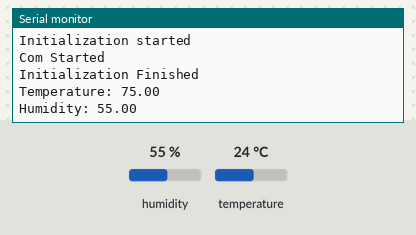
Simulated run of this sketch. Board: Arduino Uno, built with avr-gcc and run on an emulated ATmega328P. Shown: the last lines printed to the serial monitor. The inputs (shaded band) are chosen by the test bench; at power-on: humidity 55 %, temperature 24 °C. No radio packets arrive unless stated.

Above: at 2.2 s.
2.3 s: humidity set to 22 %
At 5.1 s:
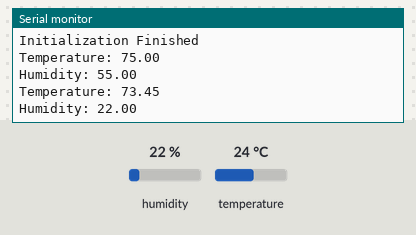
6.1 s: temperature set to 12 °C
At 8.3 s:
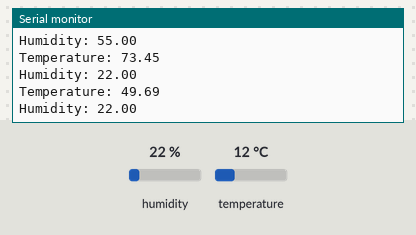
11.6 s: humidity set to 40 %
At 14.2 s:
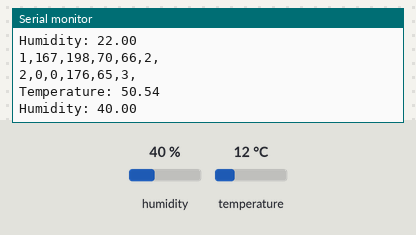
Timing chart, 0 to 15.7 s (numbered marks = the images above; inputs shaded):
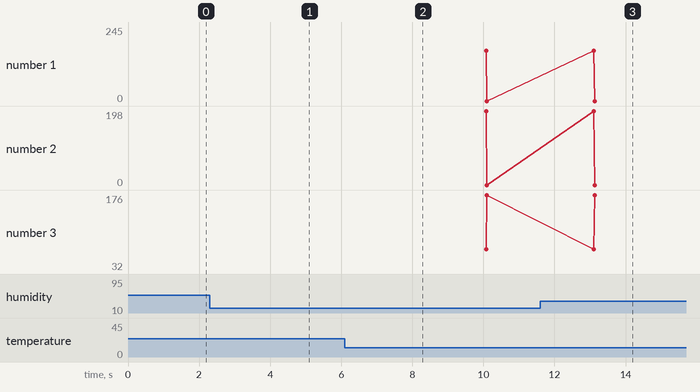

Measured:
- after the input at 2.3 s, the serial monitor: prints a new line after 1.8 s (image 1)
- after the input at 6.1 s, the serial monitor: prints a new line after 0.98 s (image 2)
- after the input at 11.6 s, the serial monitor: prints a new line after 1.5 s (image 3)
- plotted number 3: 176 → 32 after the input at 11.6 s

The sketch:

remote.ino
```cpp
#include "CommR.h"
#include <DHT.h>


#define DHT_PIN A5

DHT dht(DHT_PIN, DHT11);
float temperature;
float humidity;
float heatIndex;
int t_lastSent = 0;
float avg_heatIndex = 0;
commRemote com;

void setup() {
  Serial.begin(9600);
  Serial.println("Initialization started");
  com.begin();
  delay(1000);
  Serial.println("Initialization Finished");
}

void loop() {
  temperature = dht.readTemperature(true);
  humidity = dht.readHumidity();
  heatIndex = dht.computeHeatIndex(temperature, humidity);

  if (isnan(heatIndex))
  {
    Serial.print("No Temperature Readings");
  }
  else
  {
    Serial.print("Temperature: ");
    Serial.println(heatIndex);
    if (avg_heatIndex == 0)
    {
      avg_heatIndex = heatIndex;
    }
    avg_heatIndex = (avg_heatIndex + heatIndex) / 2;
//    com.sendTemperature(heatIndex);
  }

  if (isnan(humidity))
  {
    Serial.print("No Humidity Readings");
  }
  else
  {
    Serial.print("Humidity: ");
    Serial.println(humidity);
//    com.sendHumidity(humidity);
  }
  delay(3000);


  int t_now = millis();
  int t_diff = t_now - t_lastSent;
  // Send every 10 sec
  if (t_diff > 10000)
  {
    com.sendTemperature(heatIndex);
    com.sendHumidity(humidity);
  }
}
```

CommR.cpp
```cpp
#include "CommR.h"

commRemote::commRemote() : comm(RF_CE_PIN, RF_CS_PIN)
{
}

void commRemote::begin()
{
	pkt_id = 0;
	Serial.begin(9600);
	Serial.println("Com Started");
	comm.begin();
	// Set the PA Level low to prevent power supply related issues since this is a
	// getting_started sketch, and the likelihood of close proximity of the devices. RF24_PA_MAX is default.
	comm.setPALevel(RF24_PA_LOW);

	comm.openWritingPipe(ADDR_REMOTE);
	comm.openReadingPipe(1,ADDR_BASE);

	// Start the radio listening for data
	// startListening();}
}

bool commRemote::sendTemperature(float temp)
{
	sendFloat(temp,PKT_UPDATE_TEMPERATURE);
}

bool commRemote::sendHumidity(float humy)
{
	sendFloat(humy,PKT_UPDATE_HUMIDITY);
}

bool commRemote::sendFloat(float value, cmd_type cmd)
{
	stopListening();
	byte packet[PACKET_SIZE];
	packet[0] = (byte) cmd;
	byte *pValue = (byte*)&value;
	for(int i = 0; i < 4; i++)
	{
		packet[i + 1] = pValue[i];
	}
	packet[PACKET_SIZE - 1] = pkt_id++;

	for (int i = 0; i < PACKET_SIZE; i++)
	{
		Serial.print(packet[i]);
		Serial.print(",");
	}
	Serial.println();

	comm.write(packet,PACKET_SIZE);
	startListening();
}

void commRemote::startListening()
{
	if (!isListening)
	{
		comm.startListening();
		isListening = true;
	}
}

void commRemote::stopListening()
{
	if (isListening)
	{
		comm.stopListening();
		isListening = false;
	}
}


// void commRemote::readSerial()
// {

// }
```

CommR.h
```cpp
/*
Written by: Prosper Van
Description: This library is meant to encapsulate the need to call the RF24 api
directly for the Remote-Temperature-Sensing Plugin-Thermostat
*/

#ifndef COM_REMOTE_H_
#define COM_REMOTE_H_

// #include <Arduino.h>
// #include <SPI.h>
#include "RF24.h"
#include "packet.h"

#ifndef byte
typedef unsigned char byte;
#endif

#define RF_CE_PIN 9
#define RF_CS_PIN 10

class commRemote
{
public:
	commRemote();
	void begin();
// 	// readSerial();
	bool sendTemperature(float temp);
	bool sendHumidity(float humy);
	void startListening();
	void stopListening();


private:
	bool sendFloat(float value, cmd_type cmd);
	bool isListening;
	byte pkt_id;
	RF24 comm;
	// RF24 com(RF_CE_PIN, RF_CS_PIN);
	// RF24 com(9,10);
};

#endif
```

packet.h
```cpp
/*
[0] cmd
[1] value 1
[2] value 2
[3] value 3
[4] value 4
[5] packet number
*/

#define ADDR_BASE 0x01AABBCCDD
#define ADDR_REMOTE 0x02AABBCCDD
#define PACKET_SIZE 6
typedef unsigned char uchar;

// #define PKT_EMPTY 					0
// #define PKT_TEMPERATURE 				1
// #define PKT_SET_TEMPERATURE			2
// #define PKT_SET_TEMPERATURE_TIME 	3

enum cmd_type
{
	PKT_EMPTY=0,
	PKT_UPDATE_TEMPERATURE,
	PKT_UPDATE_HUMIDITY,
	PKT_SET_TARGET_TEMPERATURE,
	PKT_SET_CURRENT_TIME,
	PKT_SET_TEMPERATURE_TIME,
	PKT_GET_TIME=16,
	PKT_GET_NEXT_TEMPERATURE_TIME,
};


/*
Setting Temp
[0] cmd
[1] value 1 - Temp
[2] value 2 - Day
[3] value 3 - Hour
[4] value 4 - Minute
[5] packet number
*/
```
